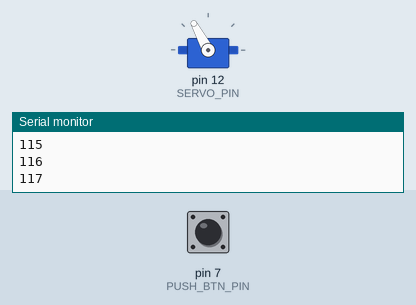
A sketch run on a simulated Arduino Uno, built with avr-gcc and run on an emulated ATmega328P. Parts: servo, the last lines printed to the serial monitor. The test bench sets the inputs (shaded band); at power-on: pin 7 (PUSH_BTN_PIN) HIGH.

Above: at 1.2 s.
1.3 s: pin 7 (PUSH_BTN_PIN) pulled LOW for 3.2 s
At 4.65 s:
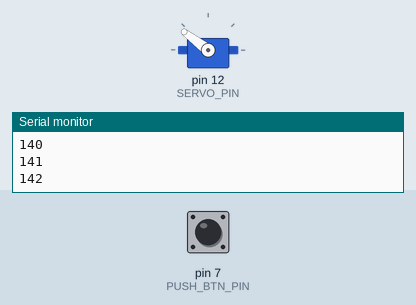
7.2 s: pin 7 (PUSH_BTN_PIN) pulled LOW for 0.15 s
At 7.36 s:
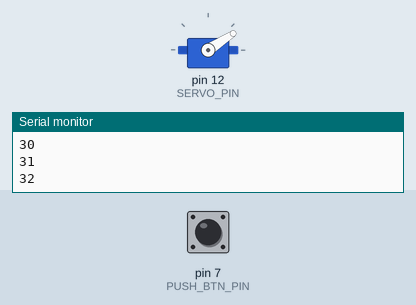
10.2 s: pin 7 (PUSH_BTN_PIN) pulled LOW for 0.15 s
At 10.36 s:
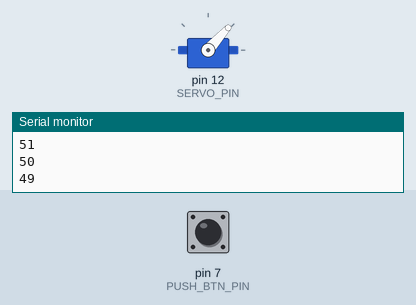
Timing chart, 0 to 19.3 s (numbered marks = the images above; inputs shaded):
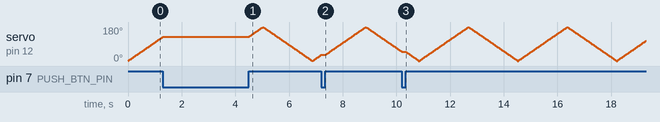

The sketch:

____7-2______________________.ino
```cpp
/**
  Author: Hepheir<hepheir@gmail.com>

  Dependencies:
  - name: Servo
    author: Michael Margolis, Arduino
    version: 1.0.0
 */

#include <Servo.h>

#define SERVO_PIN 12
#define PUSH_BTN_PIN 7

#define DIRECTION_CLOCKWISE 0
#define DIRECTION_COUNTERCLOCKWISE 1

Servo myServo;
int angle = 0;
int direction = DIRECTION_CLOCKWISE;

void setup() {
  myServo.attach(SERVO_PIN);
  myServo.write(0);

  pinMode(PUSH_BTN_PIN, INPUT);

  Serial.begin(9600);
  Serial.println("Enter the push button.");
}

void loop() {
  if (digitalRead(PUSH_BTN_PIN) != HIGH) {
    return;
  }
  if (direction == DIRECTION_CLOCKWISE) {
    angle += 1;
    if (angle >= 180) {
      direction = DIRECTION_COUNTERCLOCKWISE;
    }
  }
  else {
    angle -= 1;
    if (angle <= 0) {
      direction = DIRECTION_CLOCKWISE;
    }
  }
  myServo.write(angle);
  delay(10);
  Serial.println(angle);
}
```
